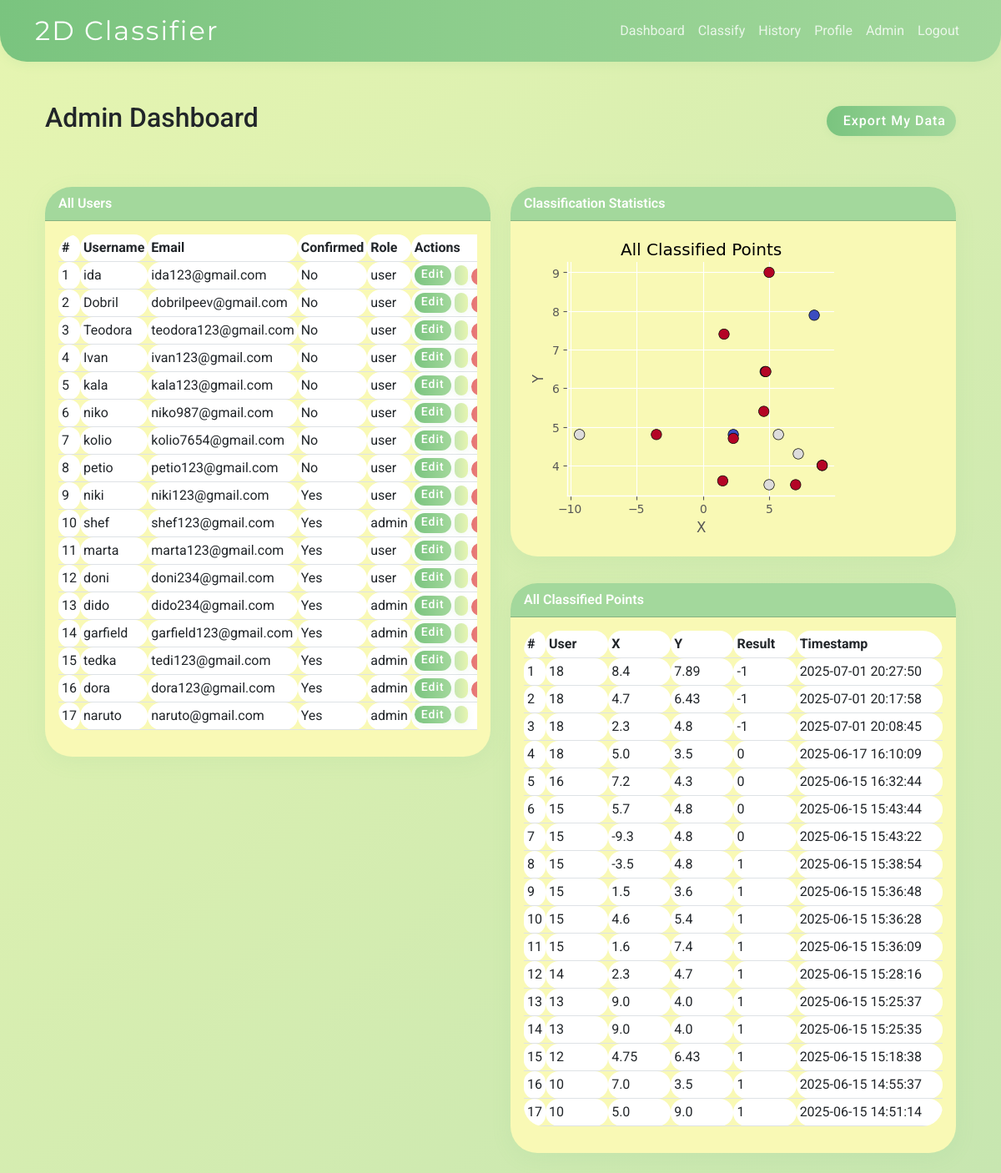
Page /admin (signed in) on the committed database.
### app/models.py (models this page shows)
class User(UserMixin, db.Model):
    id = db.Column(db.Integer, primary_key=True)
    username = db.Column(db.String(64), unique=True, nullable=False)
    email = db.Column(db.String(120), unique=True, nullable=False)
    password_hash = db.Column(db.String(128), nullable=False)
    confirmed = db.Column(db.Boolean, default=False)
    role_id = db.Column(db.Integer, db.ForeignKey('role.id'))  # Foreign key to Role
    def is_admin(self):
        return self.role and self.role.name == 'admin'

class Role(db.Model):
    id = db.Column(db.Integer, primary_key=True)
    name = db.Column(db.String(64), unique=True, nullable=False)
    users = db.relationship('User', backref='role', lazy=True)  # One-to-many relationship

class ClassifiedPoint(db.Model):
    id = db.Column(db.Integer, primary_key=True)
    user_id = db.Column(db.Integer, db.ForeignKey('user.id'))  # Foreign key to User
    x = db.Column(db.Float, nullable=False)
    y = db.Column(db.Float, nullable=False)
    label = db.Column(db.Integer, nullable=False)
    result = db.Column(db.Integer, nullable=False)
    timestamp = db.Column(db.DateTime, server_default=db.func.now())  # Creation time

### app/main/routes.py (the view)
@main.route('/admin')
@login_required
def admin_dashboard():
    if not current_user.is_admin():
        abort(403)
    plt.style.use('ggplot')
    users = User.query.all()
    points = ClassifiedPoint.query.order_by(ClassifiedPoint.timestamp.desc()).all()
    chart_image = None
    if points:
        xs = [p.x for p in points]
        ys = [p.y for p in points]
        results = [p.result for p in points]
        fig, ax = plt.subplots(figsize=(4,4))
        ax.scatter(xs, ys, c=results, cmap='coolwarm', s=80, edgecolor='black')
        ax.set_xlabel('X')
        ax.set_ylabel('Y')
        ax.set_title('All Classified Points')
        ax.spines['top'].set_visible(False)
        ax.spines['right'].set_visible(False)
        fig.subplots_adjust(left=0.18, right=0.98, top=0.88, bottom=0.18)
        buf = io.BytesIO()
        plt.savefig(buf, format='png', bbox_inches='tight', transparent=True)
        buf.seek(0)
        chart_image = base64.b64encode(buf.getvalue()).decode('utf-8')
        plt.close(fig)
    return render_template('main/admin.html', users=users, points=points, chart_image=chart_image)

### app/auth/routes.py (called while the page is built)
@login_manager.user_loader
def load_user(user_id):
    return User.query.get(int(user_id))

### app/templates/main/admin.html (shortened to what this page needs)
{% extends 'bootstrap/base.html' %}
{% block content %}
<div class="container mt-5">
    <div class="d-flex justify-content-between align-items-center mb-4">
        <h2>Admin Dashboard</h2>
        <div class="d-flex gap-2">
            <a href="{{ url_for('main.export_data') }}" class="btn btn-primary export-btn">
                Export My Data
            </a>
        </div>
    </div>
    <div class="row">
        <div class="col-md-6">
            <div class="card mb-4">
                <div class="card-header bg-dark text-white">All Users</div>
                <div class="card-body">
                    <div class="table-responsive">
                        <table class="table table-sm table-hover">
                            <thead>
                                <tr>
                                    <th style="width: 5%">#</th>
                                    <th style="width: 20%">Username</th>
                                    <th style="width: 25%">Email</th>
                                    <th style="width: 10%">Confirmed</th>
                                    <th style="width: 10%">Role</th>
                                    <th style="width: 30%">Actions</th>
                                </tr>
                            </thead>
                            <tbody>
                            {% for user in users %}
                                <tr>
                                    <td>{{ loop.index }}</td>
                                    <td>{{ user.username }}</td>
                                    <td>{{ user.email }}</td>
                                    <td>{{ 'Yes' if user.confirmed else 'No' }}</td>
                                    <td>{{ user.role.name if user.role else 'user' }}</td>
                                    <td>
                                        <div class="d-flex gap-1">
                                            <a href="{{ url_for('main.edit_user', user_id=user.id) }}" class="btn btn-sm btn-primary py-0 px-2 btn-hover-grow">Edit</a>
                                            <a href="{{ url_for('main.admin_export_data', user_id=user.id) }}" class="export-btn export-btn-sm btn btn-success py-0 px-2 btn-hover-grow" title="Export User Data">
                                            </a>
                                            {% if user.id != current_user.id %}
                                            <form action="{{ url_for('main.delete_user', user_id=user.id) }}" method="POST" class="d-inline">
                                                <button type="submit" class="btn btn-sm btn-danger py-0 px-2 btn-hover-grow" onclick="return confirm('Are you sure you want to delete this user?')">Delete</button>
                                            </form>
                                            {% endif %}
                                        </div>
                                    </td>
                                </tr>
                            {% endfor %}
                            </tbody>
                        </table>
                    </div>
                </div>
            </div>
        </div>
        <div class="col-md-6">
            <div class="card mb-4">
                <div class="card-header bg-info text-white">Classification Statistics</div>
                <div class="card-body">
                    <div class="chart-container">
                        <img class="img-fluid" alt="Classification Results Chart">
                    </div>
                </div>
            </div>
            <div class="card mb-4">
                <div class="card-header bg-info text-white">All Classified Points</div>
                <div class="card-body">
                    <div class="table-responsive">
                        <table class="table table-sm table-hover">
                            <thead>
                                <tr>
                                    <th style="width: 5%">#</th>
                                    <th style="width: 15%">User</th>
                                    <th style="width: 15%">X</th>
                                    <th style="width: 15%">Y</th>
                                    <th style="width: 15%">Result</th>
                                    <th style="width: 35%">Timestamp</th>
                                </tr>
                            </thead>
                            <tbody>
                            {% for point in points %}
                                <tr>
                                    <td>{{ loop.index }}</td>
                                    <td>{{ point.user_id }}</td>
                                    <td>{{ point.x }}</td>
                                    <td>{{ point.y }}</td>
                                    <td>{{ point.result }}</td>
                                    <td>{{ point.timestamp.strftime('%Y-%m-%d %H:%M:%S') }}</td>
                                </tr>
                            {% endfor %}
                            </tbody>
                        </table>
                    </div>
                </div>
            </div>
        </div>
    </div>
</div>
{% endblock %}

### app/templates/bootstrap/base.html (style rules this page uses)
:root { --green-dark: #7AC47F; --green-medium: #A3D89C; --green-light: #C7E6B0; --green-pale: #E6F5B1; --green-very-pale: #F9F9B5; }
body { font-family: 'Roboto', Arial, sans-serif; background: linear-gradient(135deg, var(--green-pale) 0%, var(--green-light) 100%); min-height: 100vh; }
.card { border-radius: 2rem; box-shadow: 0 6px 24px rgba(122, 196, 127, 0.10); margin-top: 2rem; background: var(--green-very-pale); border: none; }
.card-header { border-radius: 2rem 2rem 0 0 !important; background: var(--green-medium) !important; color: #fff !important; font-weight: 600; }
.card-body { border-radius: 0 0 2rem 2rem !important; }
.btn-primary, .btn-success, .btn-danger { border-radius: 2rem; font-weight: 500; letter-spacing: 1px; box-shadow: 0 2px 8px rgba(122, 196, 127, 0.10); transition: background 0.2s, box-shadow 0.2s, transform 0.2s, color 0.2s; }
.btn-primary { background: linear-gradient(90deg, var(--green-dark) 0%, var(--green-medium) 100%); border: none; }
.btn-success { background: linear-gradient(90deg, var(--green-light) 0%, var(--green-pale) 100%); border: none; color: #4e6e4e; }
.btn-danger { background: linear-gradient(90deg, #e57373 0%, #ffc3a0 100%); border: none; }
table.table { border-radius: 1.5rem; overflow: hidden; }
th, td { border-radius: 1rem !important; }

### rows in the picture
User: username "ida", email "ida123@gmail.com", confirmed "No", role "user"
User: username "Dobril", email "dobrilpeev@gmail.com", confirmed "No", role "user"
User: username "Teodora", email "teodora123@gmail.com", confirmed "No", role "user"
User: username "Ivan", email "ivan123@gmail.com", confirmed "No", role "user"
User: username "kala", email "kala123@gmail.com", confirmed "No", role "user"
User: username "niko", email "niko987@gmail.com", confirmed "No", role "user"
User: username "kolio", email "kolio7654@gmail.com", confirmed "No", role "user"
User: username "petio", email "petio123@gmail.com", confirmed "No", role "user"
User: username "niki", email "niki123@gmail.com", confirmed "Yes", role "user"
User: username "shef", email "shef123@gmail.com", confirmed "Yes", role "admin"
User: username "marta", email "marta123@gmail.com", confirmed "Yes", role "user"
User: username "doni", email "doni234@gmail.com", confirmed "Yes", role "user"
User: username "dido", email "dido234@gmail.com", confirmed "Yes", role "admin"
User: username "garfield", email "garfield123@gmail.com", confirmed "Yes", role "admin"
User: username "tedka", email "tedi123@gmail.com", confirmed "Yes", role "admin"
User: username "dora", email "dora123@gmail.com", confirmed "Yes", role "admin"
User: username "naruto", email "naruto@gmail.com", confirmed "Yes", role "admin"
ClassifiedPoint: user_id "18", x "8.4", y "7.89", result "-1", timestamp "2025-07-01 20:27:50"
ClassifiedPoint: user_id "18", x "4.7", y "6.43", result "-1", timestamp "2025-07-01 20:17:58"
ClassifiedPoint: user_id "18", x "2.3", y "4.8", result "-1", timestamp "2025-07-01 20:08:45"
ClassifiedPoint: user_id "18", x "5.0", y "3.5", result "0", timestamp "2025-06-17 16:10:09"
ClassifiedPoint: user_id "16", x "7.2", y "4.3", result "0", timestamp "2025-06-15 16:32:44"
ClassifiedPoint: user_id "15", x "5.7", y "4.8", result "0", timestamp "2025-06-15 15:43:44"
ClassifiedPoint: user_id "15", x "-9.3", y "4.8", result "0", timestamp "2025-06-15 15:43:22"
ClassifiedPoint: user_id "15", x "-3.5", y "4.8", result "1", timestamp "2025-06-15 15:38:54"
ClassifiedPoint: user_id "15", x "1.5", y "3.6", result "1", timestamp "2025-06-15 15:36:48"
ClassifiedPoint: user_id "15", x "4.6", y "5.4", result "1", timestamp "2025-06-15 15:36:28"
ClassifiedPoint: user_id "15", x "1.6", y "7.4", result "1", timestamp "2025-06-15 15:36:09"
ClassifiedPoint: user_id "14", x "2.3", y "4.7", result "1", timestamp "2025-06-15 15:28:16"
ClassifiedPoint: user_id "13", x "9.0", y "4.0", result "1", timestamp "2025-06-15 15:25:37"
ClassifiedPoint: user_id "13", x "9.0", y "4.0", result "1", timestamp "2025-06-15 15:25:35"
ClassifiedPoint: user_id "12", x "4.75", y "6.43", result "1", timestamp "2025-06-15 15:18:38"
ClassifiedPoint: user_id "10", x "7.0", y "3.5", result "1", timestamp "2025-06-15 14:55:37"
ClassifiedPoint: user_id "10", x "5.0", y "9.0", result "1", timestamp "2025-06-15 14:51:14"
